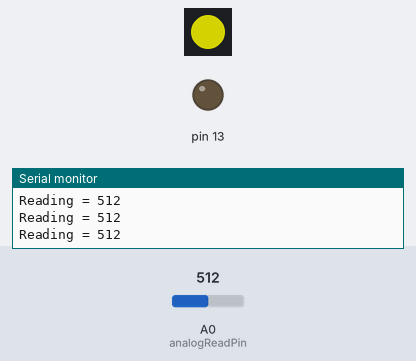
Recording of a sketch running on a simulated Arduino Uno, built with avr-gcc and run on an emulated ATmega328P. On the bench: 1 RGB LEDs in strip order, left to right, output pins drawn as LEDs (lit = HIGH), the last lines printed to the serial monitor. The inputs (shaded band) are chosen by the test bench; at power-on: A0 (analogReadPin) = 512. Dim RGB values are drawn brighter than linear.

Above: at 1.2 s.
1.3 s: A0 (analogReadPin) set to 446
At 1.6 s:
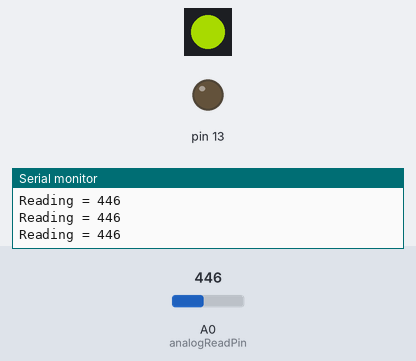
2.8 s: A0 (analogReadPin) set to 426
At 3.8 s:
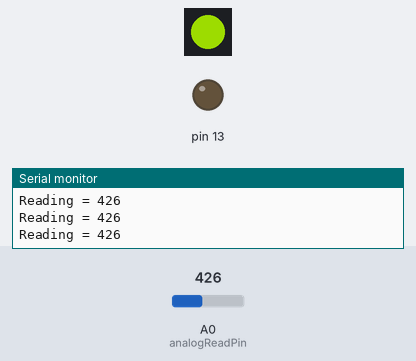
4.3 s: A0 (analogReadPin) set to 1023
At 5.0 s:
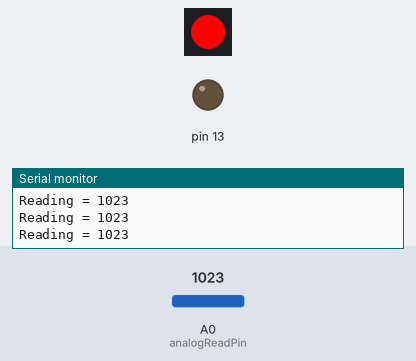
5.8 s: A0 (analogReadPin) set to 695
At 6.6 s:
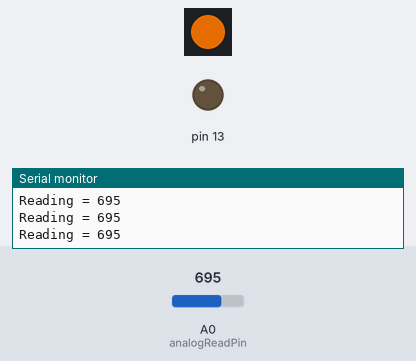
7.3 s: A0 (analogReadPin) set to 670
At 7.6 s:
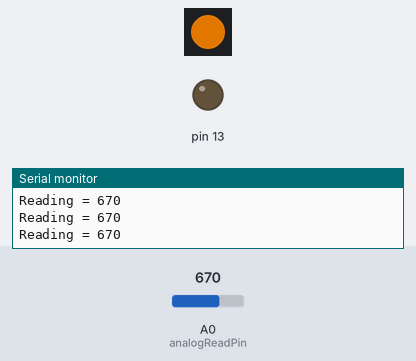
8.8 s: A0 (analogReadPin) set to 598
10.3 s: A0 (analogReadPin) set to 567
At 10.9 s:
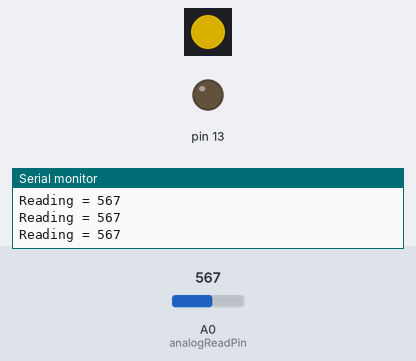
Timing chart, 0 to 12.8 s (numbered marks = the images above; inputs shaded):
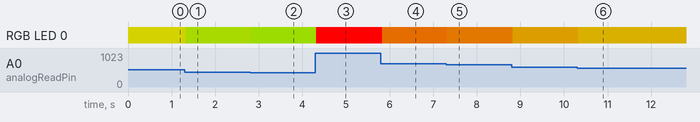

Measured:
- after the input at 1.3 s, RGB LED 0: RGB(128, 127, 0) → RGB(111, 144, 0) at once
- after the input at 2.8 s, RGB LED 0: RGB(111, 144, 0) → RGB(106, 149, 0) at once
- after the input at 4.3 s, RGB LED 0: RGB(106, 149, 0) → RGB(255, 0, 0) at once
- after the input at 5.8 s, RGB LED 0: RGB(255, 0, 0) → RGB(173, 82, 0) at once
- after the input at 7.3 s, RGB LED 0: RGB(173, 82, 0) → RGB(167, 88, 0) at once
- after the input at 8.8 s, RGB LED 0: RGB(167, 88, 0) → RGB(149, 106, 0) at once
- after the input at 10.3 s, RGB LED 0: RGB(149, 106, 0) → RGB(141, 114, 0) at once

The sketch:

button_test.ino
```cpp
#include <Adafruit_NeoPixel.h>

const int analogReadPin = 0;

const int pixelPin = 6;

Adafruit_NeoPixel pixel = Adafruit_NeoPixel(1, pixelPin, NEO_GRB + NEO_KHZ800);

void setup()
{
    Serial.begin(9600);
    pinMode(13, OUTPUT);
    pixel.begin();
    pixel.show();
}

void loop()
{
    int reading = analogRead(analogReadPin);
    Serial.print("Reading = ");
    Serial.println(reading);

    pixel.setPixelColor(0, pixel.Color(reading/4, 255-reading/4, 0));
    pixel.show();
}
```
